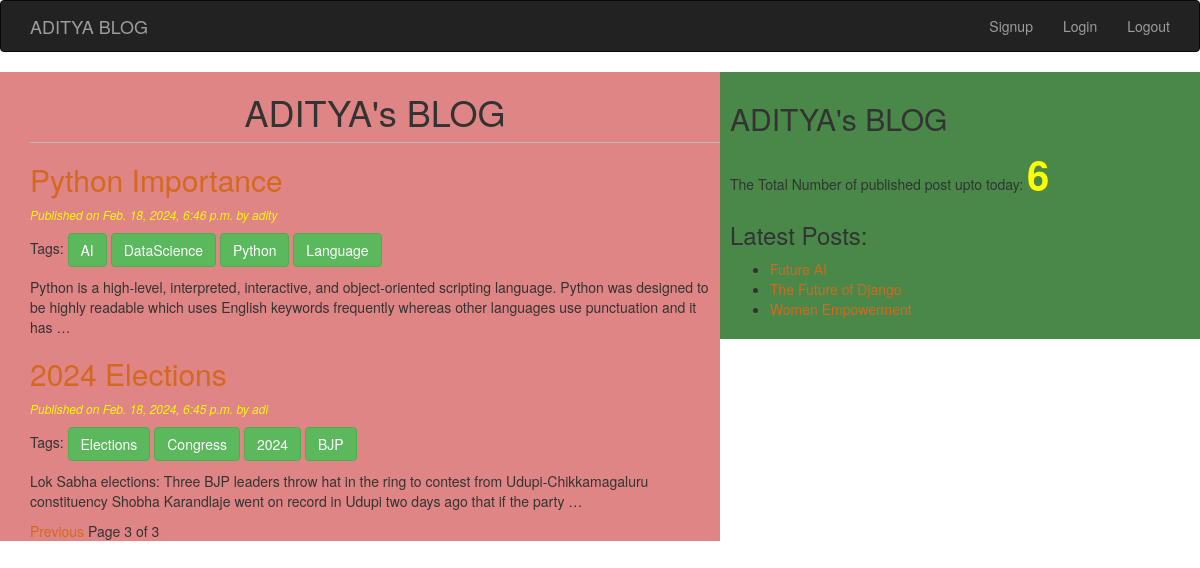
/?page=3 (signed in), run on the app's committed database.
### blog/models.py (models this page shows, shortened)
class Post(models.Model):
    STATUS_CHOICES = (('draft','Draft'),('published','Published'))
    title = models.CharField(max_length =225)
    slug = models.SlugField(max_length=264, unique_for_date='publish')
    author = models.ForeignKey(User,related_name ='blog_posts',on_delete=models.CASCADE)
    body = models.TextField()
    publish = models.DateTimeField(default=timezone.now)
    created= models.DateTimeField(auto_now_add = True)
    updated = models.DateTimeField(auto_now = True)
    status = models.CharField(max_length= 10, choices=STATUS_CHOICES,default= 'draft')
    objects = CustomManager()
    tags= TaggableManager()
    class Meta:
        ordering = ('-publish',)
    def get_absolute_url(self):
        return reverse('post_detail', args=[self.publish.year,self.publish.strftime('%m'),self.publish.strftime('%d'), self.slug])

### blog/views.py (the view)
# urls.py: path('', views.PostListView),
@login_required
def PostListView(request,tag_slug=None):
    post_list = Post.objects.all()
    tag = None
    if tag_slug:
        tag=get_object_or_404(Tag,slug=tag_slug)
        post_list=post_list.filter(tags__in=[tag])
    paginator = Paginator(post_list,2) #how many page you want
    page_number =request.GET.get('page')
    try:
        post_list=paginator.page(page_number)
    except PageNotAnInteger:
        post_list=paginator.page(1)
    except EmptyPage: #last page
        post_list=paginator.page(paginator.num_pages)
    return render(request,'blog/post_list.html', {'post_list':post_list,'tag':tag})

### blog/models.py (called while the page is built)
    def get_queryset(self):
        return super().get_queryset().filter(status='published')

### blog/templatetags/blog_tags.py (called while the page is built)
@register.simple_tag(name='my_tag')
def total_posts():
    return Post.objects.count()

@register.inclusion_tag('blog/latest_post123.html')
def show_latest_post():
    latest_post = Post.objects.order_by('-publish')[:3]
    return {'latest_post': latest_post} #we are returning context object

### templates/blog/post_list.html (shortened to what this page needs)
<!DOCTYPE html>
{%extends 'blog/base.html'%}
{%block content%}
    <h1>ADITYA's BLOG</h1>
    {% for post in post_list%}
    <a href="{{post.get_absolute_url}}"><h2>{{post.title}}</h2></a>
    <p id="date">Published on {{post.publish}} by {{post.author}}</p>
    <p>Tags:
        {%for tag in post.tags.all%}
            <a href="{%url 'post_list_by_tag_name' tag.slug%}" class="btn btn-success">{{tag.name}}</a>
        {%endfor%}
    </p>
    {{post.body| truncatewords:30|linebreaks}}
    {%endfor%}
    {%include 'blog/pagination.html' with page=post_list%}
{%endblock%}

### templates/blog/latest_post123.html
<ul>
    {%for post in latest_post%}
    <li>
        <a href="{{post.get_absolute_url}}">{{post.title}}</a>
    </li>
    {%endfor%}
</ul>

### static/css/blog.css (style rules this page uses)
h1 { text-align: center; border-bottom: 1px solid #bbb; padding-bottom: 10px; }
#date { color: rgb(247, 247, 9); font-size: 12px; font-style: italic; }
a { color: chocolate; }

### data on the page
Post: title "Python Importance", publish "Feb. 18, 2024, 6:46 p.m.", author "adity", body "Python is a high-level, interpreted, interactive, and object-oriented scripting language. Python was designed to be highly readable which uses English keywords frequently whereas other languages use punctuation and it has …"
Tag: name "AI"
Tag: name "DataScience"
Tag: name "Python"
Tag: name "Language"
Post: title "2024 Elections", publish "Feb. 18, 2024, 6:45 p.m.", author "adi", body "Lok Sabha elections: Three BJP leaders throw hat in the ring to contest from Udupi-Chikkamagaluru constituency Shobha Karandlaje went on record in Udupi two days ago that if the party …"
Tag: name "Elections"
Tag: name "Congress"
Tag: name "2024"
Tag: name "BJP"

### other printed values
{{ page.number }} "3"
{{ page.paginator.num_pages }} "3"
